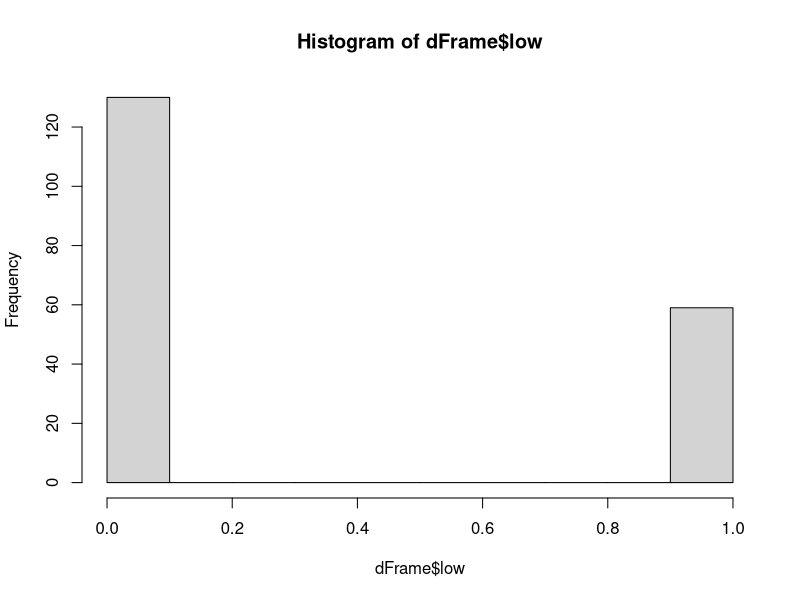
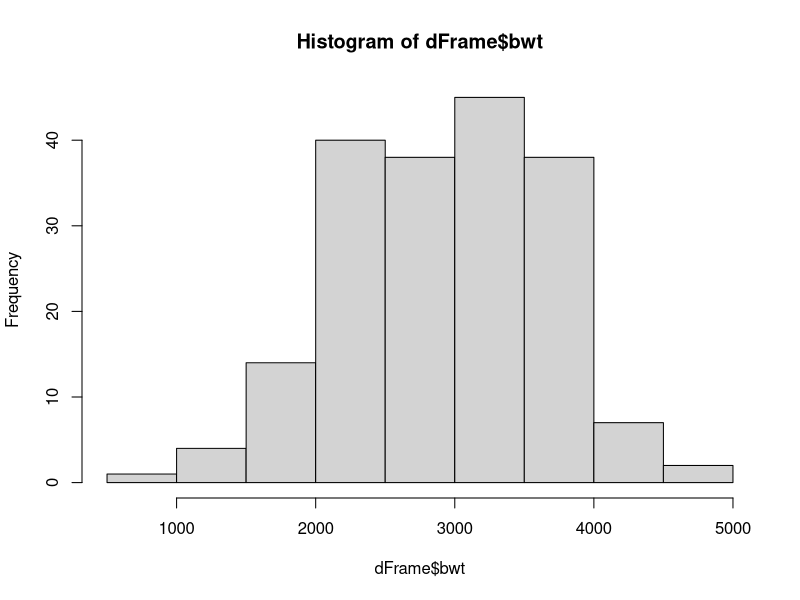
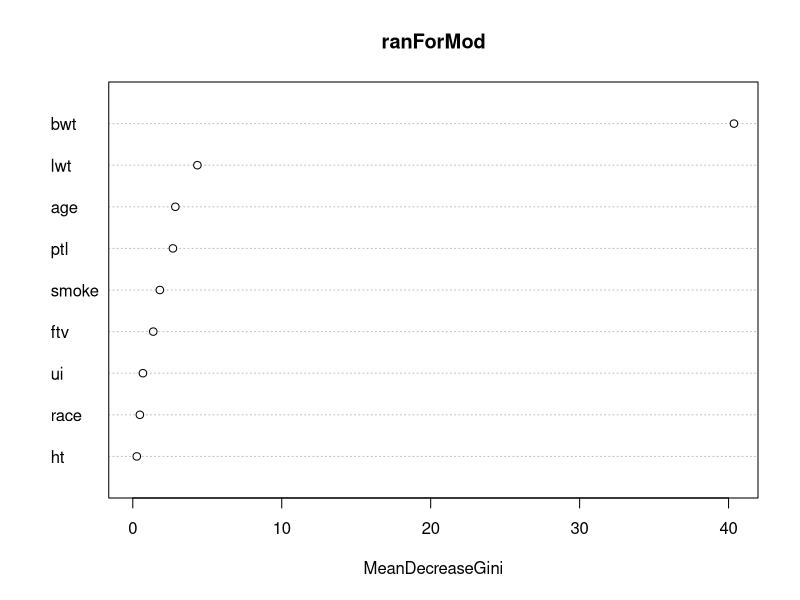
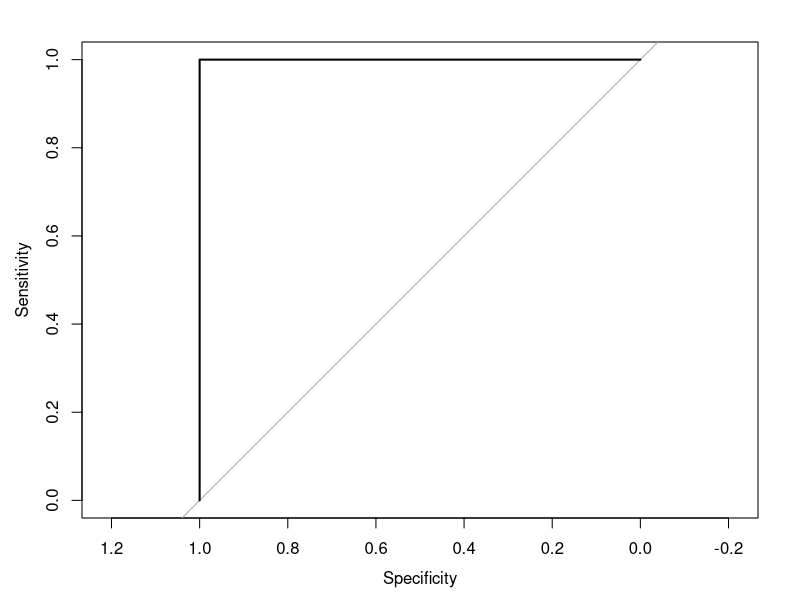
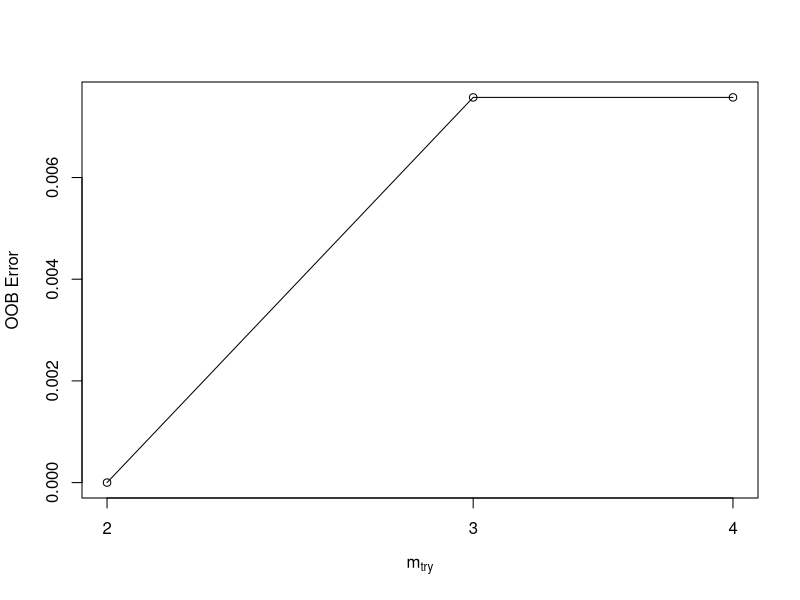

The R script that drew these images, in order:
# Begin by importing two libraries 
library(randomForest)
library(MASS)

# set seed 
help("set.seed")
set.seed(123)

# Store data from MASS package into a DataFrame 
dFrame <- birthwt

# Identify predictor variables and target variable
# Identify catagorical target variable 
help("birthwt")
str(dFrame)
View(dFrame)

# use randomForest model to try and predict the importance of 
# each variable as it relates to the traget variable ("low")

head(dFrame)
summary(dFrame)

# see how many unique values are within each variable 
# for "low"
length(unique(dFrame$low))
hist(dFrame$low) # two unique values 
length(unique(dFrame$bwt))
hist(dFrame$bwt) # continuous variable 

# another way to view unique values for all variables
apply(dFrame,2,function(x) length(unique(x))) 
help(apply) # 2 in this function indicates columns

# Now convert catagorical variables using as.factor so 
# they are treated as numerical data by randomForest

# Begin by placing the variables you need to convert into a new placehoder 
# variable cVars (catagorical variables)
cVars <- c("low", "race", "smoke", "ptl", "ht", "ui", "ftv")
# use a for loop to go over data frame (dFrame) 

for(i in cVars){
  dFrame[,i]=as.factor(dFrame[,i])
}
str(dFrame) # we see that the numerical values for the 
            #catagorical variables have been converted

# Acquire new library "caTools" to assist in the splitting of sampled data
help("caTools")
library(caTools)

ivar <- sample.split(Y = dFrame$low, SplitRatio = 0.7) 
# Now assign the split data to a "train" and a "test" data frame
trainD <- dFrame[ivar,]
testD <- dFrame[!ivar,]

# Random Forest (randomForest) parameters 
# A "forest" of random decision trees
  # mtry = number of variables selected at each split (selected randomly)
    # predication by randomForest is the mean of the random decision trees
    # mtry should be a value lower than the total number of variables 
    # for classification trees use the square root of number of variables
# sampsiz = number of rows that are randomly sampled for each tree 
    # samsize should be lower than the total number of rows in your data set
  # ntree = number of trees you would like to grow
  # nodesize = minimum size of terminal nodes (larger the number smaller the tree)

#### FIT THE MODEL ####

ranForMod <- randomForest(low~., data = trainD, mtry=3, ntree=20)
print(ranForMod)

# Error rate 
# OOB (out of bag rate) mis-classification rate 
# Low rate = high tree strength

### Importance of each Variable ###
# Use the Gini coefficient to measure the inequality of variables 
# Where a value of 0.0 would be perfect equality and
# a value of 1.0 would be maximal inequality 
# High mean decrease Gini (or high mean decrease in accuracy of the model)
# indicates a high importance of the variable within the model 

importance(ranForMod)
varImpPlot(ranForMod)

### Predictions for model ### 

predictMod <- predict(ranForMod, testD, type = "class")
print(predictMod)
tableP <- table(predictions=predictMod, actual=testD$low)
print(tableP)
sum(diag(tableP)/sum(tableP))

## Plotting ROC (Reciever Operator Curve) ###
# expressed graphically in 2-D
# plots relationship b/w sensitivity and false positive rate (FPR)

install.packages("pROC")
library(pROC)
pModProb <- predict(ranForMod, testD, type="prob")
print(pModProb)
auc <- auc(testD$low, pModProb[,2])
plot(roc(testD$low, pModProb[,2]))

# Finding the best mtry by "tuning" the model
bestmtry <- tuneRF(trainD, trainD$low, ntreeTry = 200, 
                   stepFactor = 1.5, 
                   improve = 0.01, 
                   trace = T, 
                   plot = T)
                   
